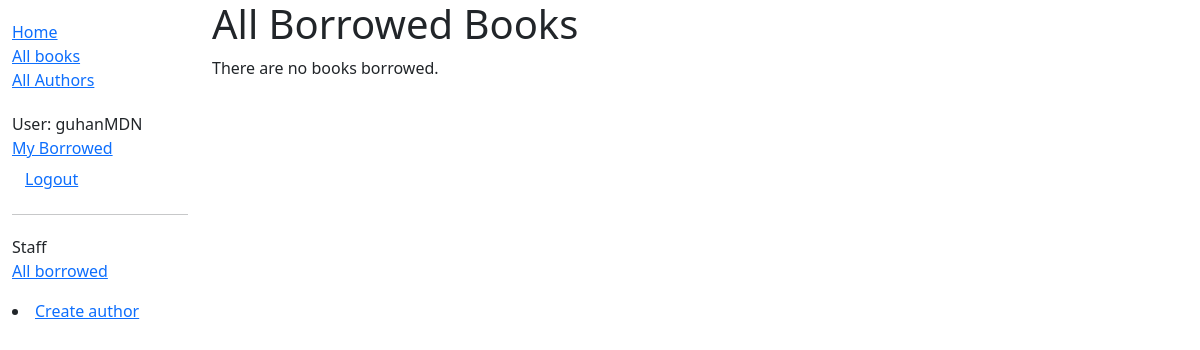
/catalog/borrowed/ (signed in), run on an earlier commit of the app's database.
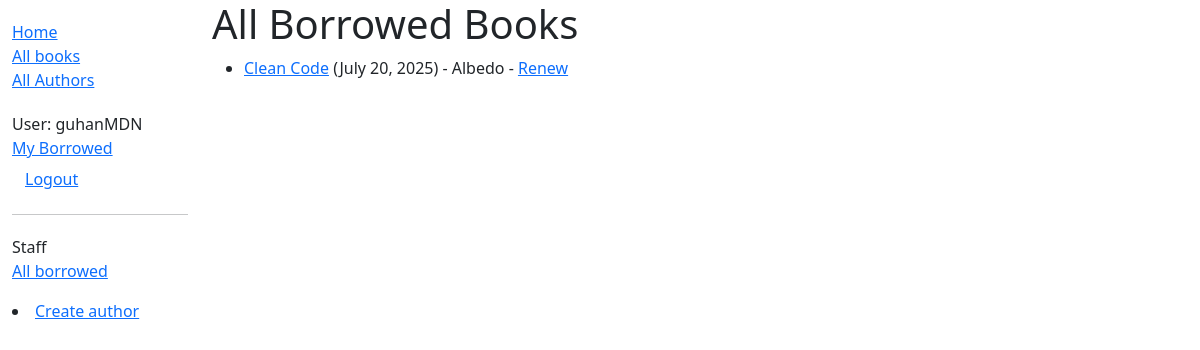
And on a later commit of the database.
### catalog/models.py (models this page shows, shortened)
class BookInstance(models.Model):
    id = models.UUIDField(primary_key=True, default=uuid.uuid4,
                          help_text="Unique ID for this particular book across whole library")
    book = models.ForeignKey('Book', on_delete=models.RESTRICT, null=True)
    imprint = models.CharField(max_length=200)
    due_back = models.DateField(null=True, blank=True)
    borrower = models.ForeignKey(User, on_delete=models.SET_NULL, null=True, blank=True)
    @property
    def is_overdue(self):
        return bool(self.due_back and date.today() > self.due_back)
    LOAN_STATUS = (
        ('m', 'Maintenance'),
        ('o', 'On loan'),
        ('a', 'Available'),
        ('r', 'Reserved'),
    )
    status = models.CharField(
        max_length=1,
        choices=LOAN_STATUS,
        blank=True,
        default='m',
        help_text='Book availability',
    )
    class Meta:
        ordering = ['due_back']
        permissions = (("can_mark_returned", "Set book as returned"),)

class Book(models.Model):
    title = models.CharField(max_length=200)
    author = models.ForeignKey('Author', on_delete=models.RESTRICT, null=True)
    summary = models.TextField(
        max_length=1000, help_text="Enter a brief description of the book")
    isbn = models.CharField('ISBN', max_length=13,
                            unique=True,
                            help_text='13 Character <a href="https://www.isbn-international.org/content/what-isbn'
                                      '">ISBN number</a>')
    genre = models.ManyToManyField(
        Genre, help_text="Select a genre for this book")
    def display_genre(self):
        """Create a string for the Genre. This is required to display genre in Admin."""
        return ', '.join(genre.name for genre in self.genre.all()[:3])
    display_genre.short_description = 'Genre'
    class Meta:
        ordering = ['title']

### catalog/views.py (the view)
# urls.py: path(r'borrowed/', views.LoanedBooksAllListView.as_view(), name='all-borrowed'),
class LoanedBooksAllListView(PermissionRequiredMixin, generic.ListView):
    model = BookInstance
    permission_required = 'catalog.can_mark_returned'
    template_name = 'catalog/bookinstance_list_borrowed_all.html'
    paginate_by = 10
    def get_queryset(self):
        return BookInstance.objects.filter(status__exact='o').order_by('due_back')

### catalog/templates/catalog/bookinstance_list_borrowed_all.html
{% extends "base_generic.html" %}
{% block content %}
    <h1>All Borrowed Books</h1>
    {% if bookinstance_list %}
    <ul>
      {% for bookinst in bookinstance_list %}
      <li class="{% if bookinst.is_overdue %}text-danger{% endif %}">
        <a href="{% url 'book-detail' bookinst.book.pk %}">{{bookinst.book.title}}</a> ({{ bookinst.due_back }}) {% if user.is_staff %}- {{ bookinst.borrower }}{% endif %} {% if perms.catalog.can_mark_returned %}- <a href="{% url 'renew-book-librarian' bookinst.id %}">Renew</a>  {% endif %}
      </li>
      {% endfor %}
    </ul>
    {% else %}
      <p>There are no books borrowed.</p>
    {% endif %}
{% endblock %}

What changed in the data, as far as the page shows it:
now on this page (row edited): BookInstance: book "Clean Code", due_back "July 20, 2025", borrower "Albedo"
Also different on the page:
text no longer shown: "There are no books borrowed."
